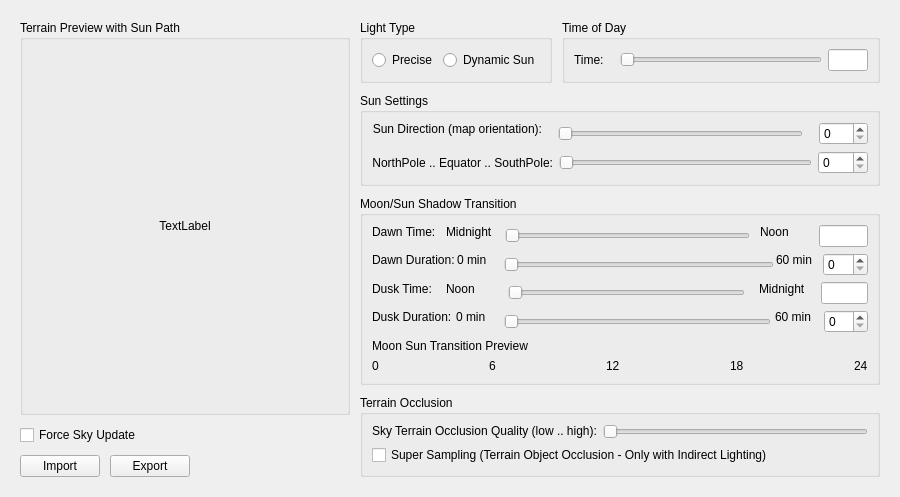
<?xml version="1.0" encoding="UTF-8"?>
<ui version="4.0">
 <class>TerrainLighting</class>
 <widget class="QWidget" name="TerrainLighting">
  <property name="geometry">
   <rect>
	<x>0</x>
	<y>0</y>
	<width>900</width>
	<height>400</height>
   </rect>
  </property>
  <layout class="QHBoxLayout" name="horizontalLayout">
   <item>
	<widget class="QWidget" name="TOP_LEVEL_WIDGET" native="true">
	 <layout class="QHBoxLayout" name="TERRAIN_LIGHTING_TOP_LEVEL_LAYOUT" stretch="2,1">
	  <property name="spacing">
	   <number>10</number>
	  </property>
	  <property name="sizeConstraint">
	   <enum>QLayout::SetDefaultConstraint</enum>
	  </property>
	  <item>
	   <layout class="QVBoxLayout" name="TERRAIN_LIGHTING_LEFT" stretch="5,1,1">
		<item>
		 <widget class="QGroupBox" name="HEIGHTMAP_BORDER">
		  <property name="title">
		   <string>Terrain Preview with Sun Path</string>
		  </property>
		  <layout class="QVBoxLayout" name="verticalLayout">
		   <item>
			<widget class="PixmapLabelPreview" name="SUN_PATH_PREVIEW_LABEL">
			 <property name="text">
			  <string>TextLabel</string>
			 </property>
			 <property name="alignment">
			  <set>Qt::AlignCenter</set>
			 </property>
			</widget>
		   </item>
		  </layout>
		 </widget>
		</item>
		<item>
		 <widget class="QCheckBox" name="FORCE_SKY_UPDATE">
		  <property name="text">
		   <string>Force Sky Update</string>
		  </property>
		 </widget>
		</item>
		<item>
		 <layout class="QHBoxLayout" name="IMPORT_EXPORT_LAYOUT" stretch="0,0">
		  <item>
		   <widget class="QPushButton" name="LIGHTING_IMPORT_BTN">
			<property name="text">
			 <string>Import</string>
			</property>
		   </widget>
		  </item>
		  <item>
		   <widget class="QPushButton" name="LIGHTING_EXPORT_BTN">
			<property name="text">
			 <string>Export</string>
			</property>
		   </widget>
		  </item>
		  <item>
		   <spacer name="IMPORT_EXPORT_SPACER">
		    <property name="orientation">
			 <enum>Qt::Horizontal</enum>
			</property>
			<property name="sizeHint" stdset="0">
			 <size>
				<width>40</width>
				<height>20</height>
			 </size>
			</property>
		   </spacer>
		  </item>
		 </layout>
		</item>
	   </layout>
	  </item>
	  <item>
	   <layout class="QVBoxLayout" name="TERRAIN_LIGHTING_RIGHT" stretch="0,0,0,0">
		<item>
		 <layout class="QHBoxLayout" name="TERRAIN_LIGHTING_TOP_RIGHT_LAYOUT">
		  <item>
		   <widget class="QGroupBox" name="LIGHTTYPEGPBOX">
			<property name="title">
			 <string>Light Type</string>
			</property>
			<layout class="QHBoxLayout" name="LIGHT_TYPE_LAYOUT">
			 <item>
			  <widget class="QRadioButton" name="LIGHTING_TYPE_PRECISE">
			   <property name="text">
				<string>Precise</string>
			   </property>
			  </widget>
			 </item>
			 <item>
			  <widget class="QRadioButton" name="LIGHTING_TYPE_DYNAMIC_SUN">
			   <property name="text">
				<string>Dynamic Sun</string>
			   </property>
			  </widget>
			 </item>
			</layout>
		   </widget>
		  </item>
		  <item>
		   <widget class="QGroupBox" name="TIMEOFDAYGPBOX">
			<property name="title">
			 <string>Time of Day</string>
			</property>
			<layout class="QHBoxLayout" name="TIME_OF_DAY_LAYOUT" stretch="1,5,1">
			 <item>
			  <widget class="QLabel" name="TIMEOFDAYTIMELABEL">
			   <property name="text">
				<string>Time:</string>
			   </property>
			   <property name="alignment">
				<set>Qt::AlignLeading|Qt::AlignLeft|Qt::AlignVCenter</set>
			   </property>
			  </widget>
			 </item>
			 <item>
			  <widget class="QSlider" name="LIGHTING_TIME_OF_DAY">
			   <property name="orientation">
				<enum>Qt::Horizontal</enum>
			   </property>
			   <property name="tickPosition">
				<enum>QSlider::NoTicks</enum>
			   </property>
			  </widget>
			 </item>
			 <item>
			  <widget class="QLineEdit" name="TIME_OF_DAY_EDIT">
			   <property name="alignment">
				<set>Qt::AlignLeading|Qt::AlignLeft|Qt::AlignVCenter</set>
			   </property>
			  </widget>
			 </item>
			</layout>
		   </widget>
		  </item>
		 </layout>
		</item>
		<item>
		 <widget class="QGroupBox" name="SUNSETTINGSGPBOX">
		  <property name="title">
		   <string>Sun Settings</string>
		  </property>
		  <layout class="QVBoxLayout" name="SUN_SETTINGS_LAYOUT">
		   <item>
			<layout class="QHBoxLayout" name="SUN_DIRECTION_LAYOUT" stretch="1,5,1">
			 <property name="spacing">
			  <number>16</number>
			 </property>
			 <item>
			  <widget class="QLabel" name="SUNDIRECTIONLABEL">
			   <property name="text">
				<string>Sun Direction (map orientation):</string>
			   </property>
			   <property name="alignment">
				<set>Qt::AlignRight|Qt::AlignTop|Qt::AlignTrailing</set>
			   </property>
			  </widget>
			 </item>
			 <item>
			  <widget class="QSlider" name="SUN_DIRECTION">
			   <property name="orientation">
				<enum>Qt::Horizontal</enum>
			   </property>
			   <property name="tickPosition">
				<enum>QSlider::NoTicks</enum>
			   </property>
			  </widget>
			 </item>
			 <item>
			  <widget class="QSpinBox" name="LIGHTING_SUNDIR_EDIT">
			   <property name="alignment">
				<set>Qt::AlignLeading|Qt::AlignLeft|Qt::AlignVCenter</set>
			   </property>
			  </widget>
			 </item>
			</layout>
		   </item>
		   <item>
			<layout class="QHBoxLayout" name="SUN_LONGITUDE_LAYOUT" stretch="0,5,1">
			 <property name="spacing">
			  <number>6</number>
			 </property>
			 <item>
			  <widget class="QLabel" name="LONGITUDELABEL">
			   <property name="text">
				<string>NorthPole .. Equator .. SouthPole:</string>
			   </property>
			   <property name="alignment">
				<set>Qt::AlignRight|Qt::AlignTrailing|Qt::AlignVCenter</set>
			   </property>
			  </widget>
			 </item>
			 <item>
			  <widget class="QSlider" name="SUN_MAP_LONGITUDE">
			   <property name="orientation">
				<enum>Qt::Horizontal</enum>
			   </property>
			   <property name="tickPosition">
				<enum>QSlider::NoTicks</enum>
			   </property>
			  </widget>
			 </item>
			 <item>
			  <widget class="QSpinBox" name="LIGHTING_POLE_EDIT">
			   <property name="alignment">
				<set>Qt::AlignLeading|Qt::AlignLeft|Qt::AlignVCenter</set>
			   </property>
			  </widget>
			 </item>
			</layout>
		   </item>
		  </layout>
		 </widget>
		</item>
		<item>
		 <widget class="QGroupBox" name="MOONSUNSHADOWTRANSITIONGPBOX">
		  <property name="title">
		   <string>Moon/Sun Shadow Transition</string>
		  </property>
		  <layout class="QVBoxLayout" name="MOON_SUN_TRANSITION_LAYOUT">
		   <item>
			<layout class="QHBoxLayout" name="DAWN_TIME_LAYOUT" stretch="1,1,5,1,1">
			 <property name="spacing">
			  <number>10</number>
			 </property>
			 <item>
			  <widget class="QLabel" name="DAWNTIMELABEL">
			   <property name="text">
				<string>Dawn Time:</string>
			   </property>
			   <property name="alignment">
				<set>Qt::AlignLeading|Qt::AlignLeft|Qt::AlignTop</set>
			   </property>
			  </widget>
			 </item>
			 <item>
			  <widget class="QLabel" name="DAWNTIMEMIDNIGHTLABEL">
			   <property name="text">
				<string>Midnight</string>
			   </property>
			   <property name="alignment">
				<set>Qt::AlignLeading|Qt::AlignLeft|Qt::AlignTop</set>
			   </property>
			  </widget>
			 </item>
			 <item>
			  <widget class="QSlider" name="DAWN_SLIDER">
			   <property name="orientation">
				<enum>Qt::Horizontal</enum>
			   </property>
			   <property name="tickPosition">
				<enum>QSlider::NoTicks</enum>
			   </property>
			  </widget>
			 </item>
			 <item>
			  <widget class="QLabel" name="DANWTIMENOONLABEL">
			   <property name="text">
				<string>Noon</string>
			   </property>
			   <property name="alignment">
				<set>Qt::AlignLeading|Qt::AlignLeft|Qt::AlignTop</set>
			   </property>
			  </widget>
			 </item>
			 <item>
			  <widget class="QLineEdit" name="DAWN_INFO">
			   <property name="alignment">
				<set>Qt::AlignRight|Qt::AlignTrailing|Qt::AlignVCenter</set>
			   </property>
			  </widget>
			 </item>
			</layout>
		   </item>
		   <item>
			<layout class="QHBoxLayout" name="DAWN_DURATION_LAYOUT" stretch="1,1,6,1,1">
			 <property name="spacing">
			  <number>2</number>
			 </property>
			 <item>
			  <widget class="QLabel" name="DAWNDURATIONLABEL">
			   <property name="text">
				<string>Dawn Duration:</string>
			   </property>
			   <property name="alignment">
				<set>Qt::AlignLeading|Qt::AlignLeft|Qt::AlignTop</set>
			   </property>
			  </widget>
			 </item>
			 <item>
			  <widget class="QLabel" name="DAWNDURATION0LABEL">
			   <property name="text">
				<string>0 min</string>
			   </property>
			   <property name="alignment">
				<set>Qt::AlignLeading|Qt::AlignLeft|Qt::AlignTop</set>
			   </property>
			  </widget>
			 </item>
			 <item>
			  <widget class="QSlider" name="DAWN_DUR_SLIDER">
			   <property name="orientation">
				<enum>Qt::Horizontal</enum>
			   </property>
			   <property name="tickPosition">
				<enum>QSlider::NoTicks</enum>
			   </property>
			  </widget>
			 </item>
			 <item>
			  <widget class="QLabel" name="DAWNDURATION60LABEL">
			   <property name="text">
				<string>60 min</string>
			   </property>
			   <property name="alignment">
				<set>Qt::AlignLeading|Qt::AlignLeft|Qt::AlignTop</set>
			   </property>
			  </widget>
			 </item>
			 <item>
			  <widget class="QSpinBox" name="DAWN_DUR_INFO">
			   <property name="alignment">
				<set>Qt::AlignLeading|Qt::AlignLeft|Qt::AlignVCenter</set>
			   </property>
			  </widget>
			 </item>
			</layout>
		   </item>
		   <item>
			<layout class="QHBoxLayout" name="DUSK_TIME_LAYOUT" stretch="1,1,5,1,1">
			 <property name="spacing">
			  <number>14</number>
			 </property>
			 <item>
			  <widget class="QLabel" name="DUSKTIMERLABEL">
			   <property name="text">
				<string>Dusk Time:</string>
			   </property>
			   <property name="alignment">
				<set>Qt::AlignLeading|Qt::AlignLeft|Qt::AlignTop</set>
			   </property>
			  </widget>
			 </item>
			 <item>
			  <widget class="QLabel" name="DUSKTIMENOONLABEL">
			   <property name="text">
				<string>Noon</string>
			   </property>
			   <property name="alignment">
				<set>Qt::AlignLeading|Qt::AlignLeft|Qt::AlignTop</set>
			   </property>
			  </widget>
			 </item>
			 <item>
			  <widget class="QSlider" name="DUSK_SLIDER">
			   <property name="orientation">
				<enum>Qt::Horizontal</enum>
			   </property>
			   <property name="tickPosition">
				<enum>QSlider::NoTicks</enum>
			   </property>
			  </widget>
			 </item>
			 <item>
			  <widget class="QLabel" name="DUSKTIMEMIDNIGHTLABEL">
			   <property name="text">
				<string>Midnight</string>
			   </property>
			   <property name="alignment">
				<set>Qt::AlignLeading|Qt::AlignLeft|Qt::AlignTop</set>
			   </property>
			  </widget>
			 </item>
			 <item>
			  <widget class="QLineEdit" name="DUSK_INFO">
			   <property name="alignment">
				<set>Qt::AlignRight|Qt::AlignTrailing|Qt::AlignVCenter</set>
			   </property>
			  </widget>
			 </item>
			</layout>
		   </item>
		   <item>
			<layout class="QHBoxLayout" name="DUSK_DURATION_LAYOUT" stretch="1,1,6,1,1">
			 <property name="spacing">
			  <number>4</number>
			 </property>
			 <item>
			  <widget class="QLabel" name="DUSKDURATIONLABEL">
			   <property name="text">
				<string>Dusk Duration:</string>
			   </property>
			   <property name="alignment">
				<set>Qt::AlignLeading|Qt::AlignLeft|Qt::AlignTop</set>
			   </property>
			  </widget>
			 </item>
			 <item>
			  <widget class="QLabel" name="DUSKDURATION0LABEL">
			   <property name="text">
				<string>0 min</string>
			   </property>
			   <property name="alignment">
				<set>Qt::AlignLeading|Qt::AlignLeft|Qt::AlignTop</set>
			   </property>
			  </widget>
			 </item>
			 <item>
			  <widget class="QSlider" name="DUSK_DUR_SLIDER">
			   <property name="orientation">
				<enum>Qt::Horizontal</enum>
			   </property>
			   <property name="tickPosition">
				<enum>QSlider::NoTicks</enum>
			   </property>
			  </widget>
			 </item>
			 <item>
			  <widget class="QLabel" name="DUSKDURATION60LABEL">
			   <property name="text">
				<string>60 min</string>
			   </property>
			   <property name="alignment">
				<set>Qt::AlignLeading|Qt::AlignLeft|Qt::AlignTop</set>
			   </property>
			  </widget>
			 </item>
			 <item>
			  <widget class="QSpinBox" name="DUSK_DUR_INFO">
			   <property name="alignment">
				<set>Qt::AlignLeading|Qt::AlignLeft|Qt::AlignVCenter</set>
			   </property>
			  </widget>
			 </item>
			</layout>
		   </item>
		   <item>
			<widget class="PixmapLabelPreview" name="MOON_SUN_TRANSITION_PREVIEW_LABEL">
			 <property name="text">
			  <string>Moon Sun Transition Preview</string>
			 </property>
			</widget>
		   </item>
		   <item>
			<layout class="QHBoxLayout" name="MOON_SUN_PREVIEW_LABELS_LAYOUT" stretch="1,1,1,1,1">
			 <property name="spacing">
			  <number>110</number>
			 </property>
			 <item>
			  <widget class="QLabel" name="MOON_SUN_LABEL_0">
			   <property name="text">
				<string>0</string>
			   </property>
			  </widget>
			 </item>
			 <item>
			  <widget class="QLabel" name="MOON_SUN_LABEL_6">
			   <property name="text">
				<string>6</string>
			   </property>
			  </widget>
			 </item>
			 <item>
			  <widget class="QLabel" name="MOON_SUN_LABEL_12">
			   <property name="text">
				<string>12</string>
			   </property>
			  </widget>
			 </item>
			 <item>
			  <widget class="QLabel" name="MOON_SUN_LABEL_18">
			   <property name="text">
				<string>18</string>
			   </property>
			  </widget>
			 </item>
			 <item>
			  <widget class="QLabel" name="MOON_SUN_LABEL_24">
			   <property name="text">
				<string>24</string>
			   </property>
			  </widget>
			 </item>
			</layout>
		   </item>
		  </layout>
		 </widget>
		</item>
		<item>
		 <widget class="QGroupBox" name="TERRAINOCCLUSIONGPBOX">
		  <property name="title">
		   <string>Terrain Occlusion</string>
		  </property>
		  <layout class="QVBoxLayout" name="verticalLayout_2">
		   <item>
			<layout class="QHBoxLayout" name="SKY_TERRAIN_OCCLUSION_LAYOUT">
			 <item>
			  <widget class="QLabel" name="SKYTERRAINOCCLUSIONQUALITYLABEL">
			   <property name="text">
				<string>Sky Terrain Occlusion Quality (low .. high):</string>
			   </property>
			   <property name="alignment">
				<set>Qt::AlignLeading|Qt::AlignLeft|Qt::AlignTop</set>
			   </property>
			  </widget>
			 </item>
			 <item>
			  <widget class="QSlider" name="SKY_QUALITY">
			   <property name="orientation">
				<enum>Qt::Horizontal</enum>
			   </property>
			   <property name="tickPosition">
				<enum>QSlider::NoTicks</enum>
			   </property>
			  </widget>
			 </item>
			</layout>
		   </item>
		   <item>
			<widget class="QCheckBox" name="TERRAIN_OBJECT_OCCLUSION">
			 <property name="text">
			  <string>Super Sampling (Terrain Object Occlusion - Only with Indirect Lighting)</string>
			 </property>
			</widget>
		   </item>
		  </layout>
		 </widget>
		</item>
	   </layout>
	  </item>
	 </layout>
	</widget>
   </item>
  </layout>
 </widget>
 <customwidgets>
  <customwidget>
   <class>PixmapLabelPreview</class>
   <extends>QLabel</extends>
   <header location="global">QtUI/PixmapLabelPreview.h</header>
  </customwidget>
 </customwidgets>
 <resources/>
 <connections/>
</ui>
